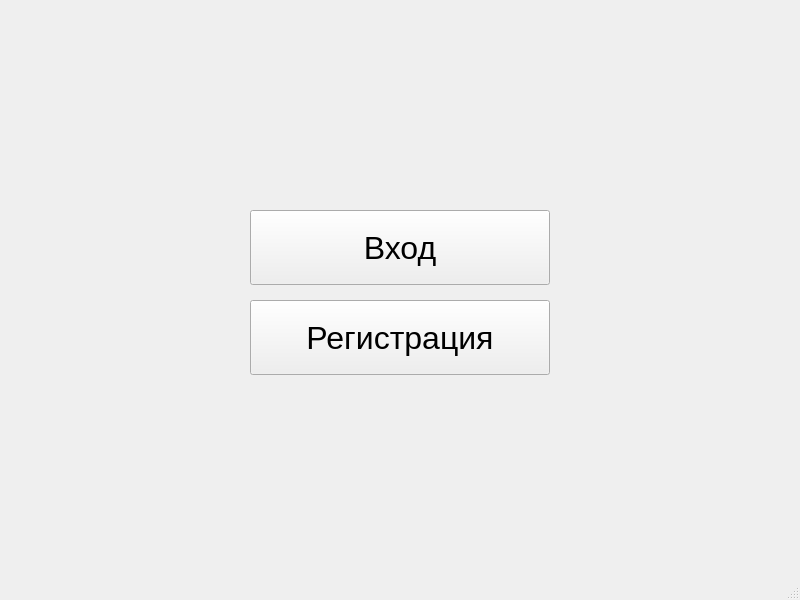
<?xml version="1.0" encoding="UTF-8"?>
<ui version="4.0">
 <class>Authorization</class>
 <widget class="QMainWindow" name="Authorization">
  <property name="geometry">
   <rect>
    <x>0</x>
    <y>0</y>
    <width>800</width>
    <height>600</height>
   </rect>
  </property>
  <property name="windowTitle">
   <string>ChiefDesk</string>
  </property>
  <widget class="QWidget" name="centralwidget">
   <widget class="QPushButton" name="logInBtn">
    <property name="geometry">
     <rect>
      <x>250</x>
      <y>210</y>
      <width>300</width>
      <height>75</height>
     </rect>
    </property>
    <property name="font">
     <font>
      <pointsize>24</pointsize>
     </font>
    </property>
    <property name="text">
     <string>Вход</string>
    </property>
   </widget>
   <widget class="QPushButton" name="signUpBtn">
    <property name="geometry">
     <rect>
      <x>250</x>
      <y>300</y>
      <width>300</width>
      <height>75</height>
     </rect>
    </property>
    <property name="font">
     <font>
      <pointsize>24</pointsize>
     </font>
    </property>
    <property name="text">
     <string>Регистрация</string>
    </property>
   </widget>
  </widget>
  <widget class="QMenuBar" name="menubar">
   <property name="geometry">
    <rect>
     <x>0</x>
     <y>0</y>
     <width>800</width>
     <height>22</height>
    </rect>
   </property>
  </widget>
  <widget class="QStatusBar" name="statusbar"/>
 </widget>
 <resources/>
 <connections/>
</ui>
